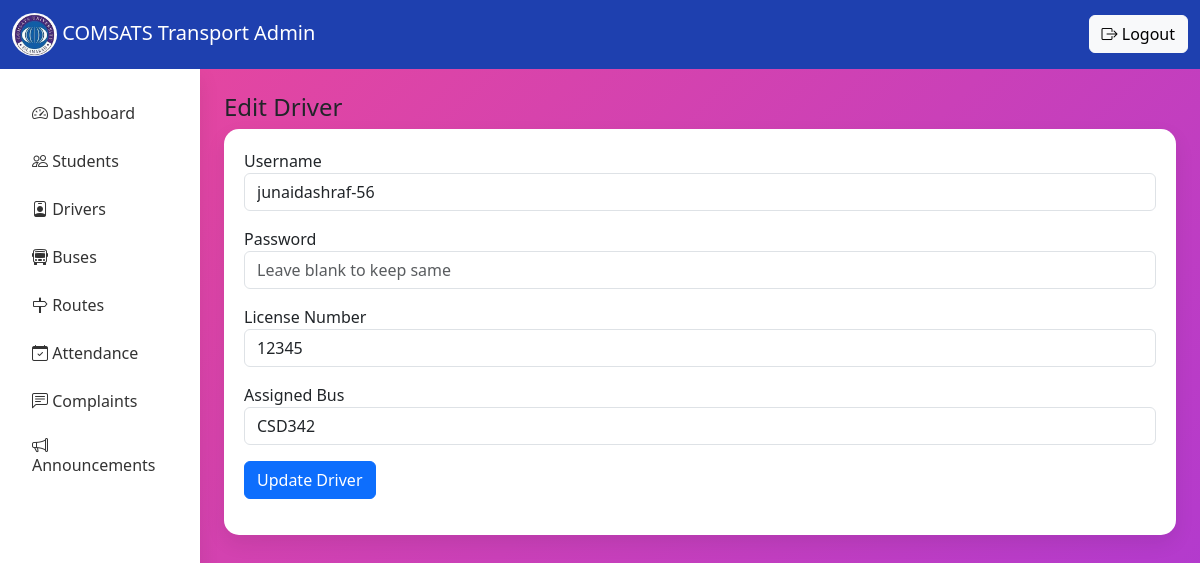
Screenshot of /admin_drivers/edit_driver/1 with the database file from the repository.
### service/models.py (models this page shows, shortened)
class Driver(models.Model):
    user = models.OneToOneField(User, on_delete=models.CASCADE)
    license_number = models.CharField(max_length=20, unique=True)
    assigned_bus = models.ForeignKey(Bus, on_delete=models.SET_NULL, null=True)
    is_active = models.BooleanField(default=True)
    is_present = models.BooleanField(default=True)

class Bus(models.Model):
    route = models.ForeignKey(Route, on_delete=models.CASCADE)
    bus_number = models.CharField(max_length=20)
    capacity = models.IntegerField()
    is_active = models.BooleanField(default=True)

### service/views.py (the view, shortened to what this page needs)
# urls.py: path('admin_drivers/edit_driver/<int:id>',views.edit_driver,name='edit_driver'),
def edit_driver(request, id):
    driver = Driver.objects.get(id=id)
    buses = Bus.objects.all()
    return render(request, "edit_driver.html", {
        "driver": driver,
        "buses": buses
    })

### templates/edit_driver.html (shortened to what this page needs)
{% extends 'admin_base.html' %}
{% block content %}
<h4>Edit Driver</h4>
<div class="dashboard-card">
<form method="POST">
<div class="mb-3">
<label>Username</label>
<input type="text" name="username" value="{{ driver.user.username }}" class="form-control">
</div>
<div class="mb-3">
<label>Password</label>
<input type="password" name="password" class="form-control" placeholder="Leave blank to keep same">
</div>
<div class="mb-3">
<label>License Number</label>
<input type="text" name="license_number" value="{{ driver.license_number }}" class="form-control">
</div>
<div class="mb-3">
<label>Assigned Bus</label>
<select name="assigned_bus" class="form-control">
{% for bus in buses %}
<option value="{{ bus.id }}"
{% if bus.id == driver.assigned_bus.id %}selected{% endif %}>
{{ bus.bus_number }}
</option>
{% endfor %}
</select>
</div>
<button class="btn btn-primary">
Update Driver
</button>
</form>
</div>
{% endblock %}

### templates/admin_base.html (style rules this page uses)
body { background: linear-gradient(-45deg, #1e3a8a, #2563eb, #9333ea, #ec4899); background-size: 400% 400%; animation: gradientMove 10s ease infinite; }
.dashboard-card { border:none; border-radius:15px; padding:20px; background:white; box-shadow:0 8px 20px rgba(0,0,0,0.08); }

### rows the page displays
Driver: username "junaidashraf-56", license_number "12345", assigned_bus "CSD342"
